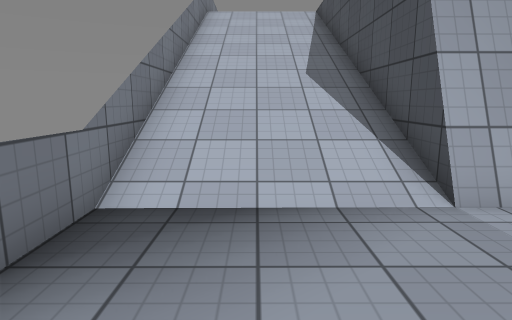
view 1 (above)

18 first-person views from a walk through a Unity game level. The camera is 1.3 m above the floor, tilts 10° down and sees 75° across. The floor is counted in squares, 1 m on a side. Each view is taken from the middle of a square. On the plan, view 1 faces up. The plan holds only what a view shows up to about 14 squares ahead; the rest is blank. The place goes on beyond the plan. The player is left out. Surface patterns are stand-ins for the level's own textures.

view 2
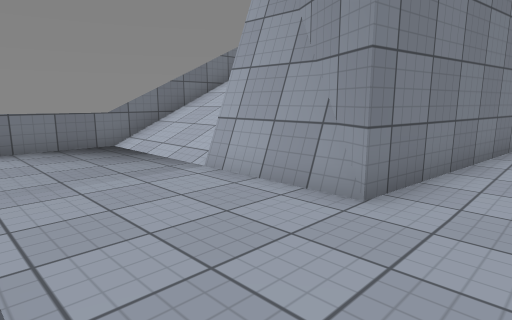

view 3
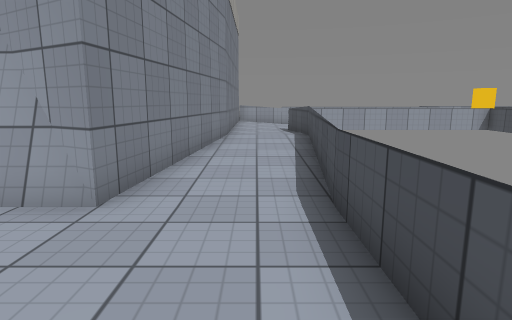

view 4
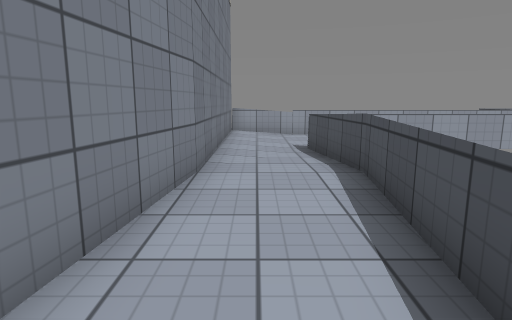

view 5
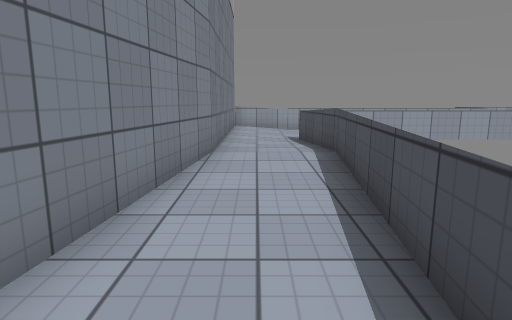

view 6
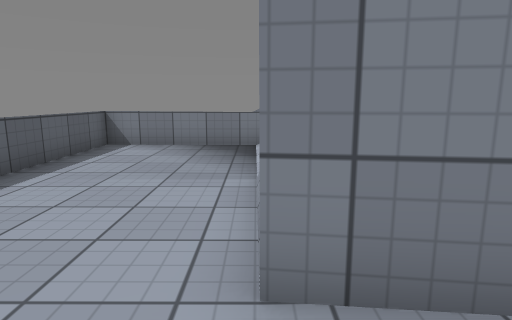

view 7
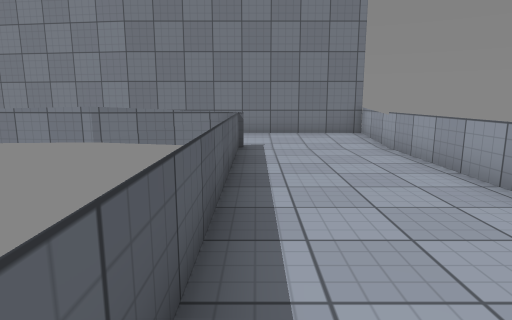

view 8
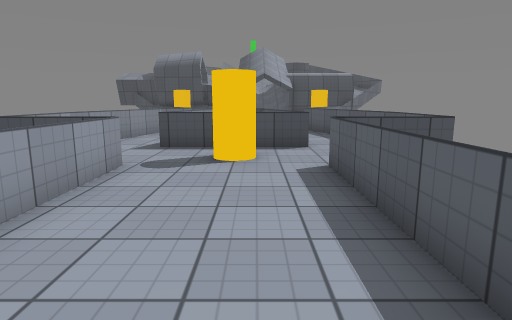

view 9
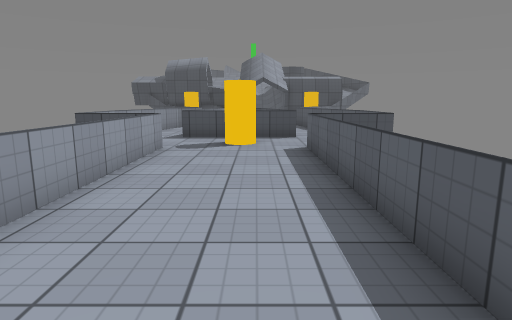

view 10
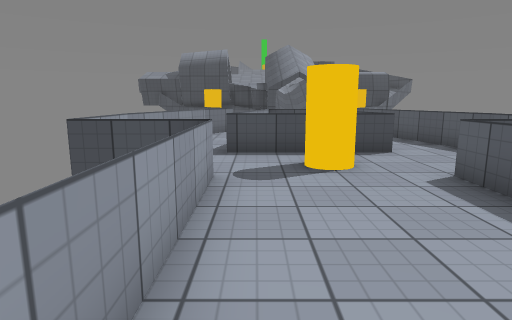

view 11
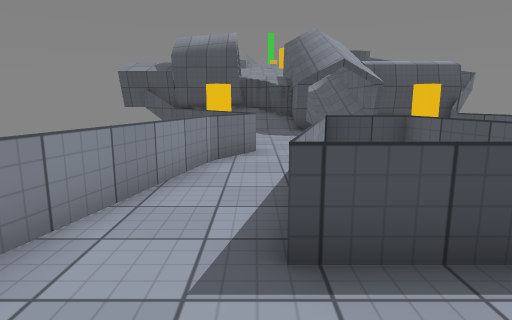

view 12
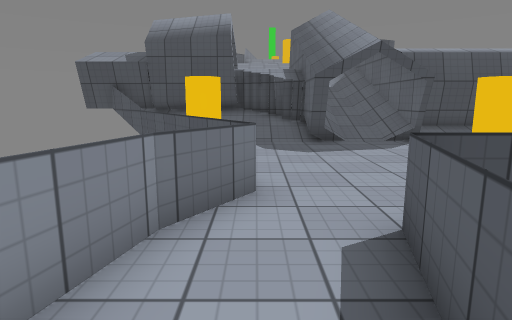

view 13
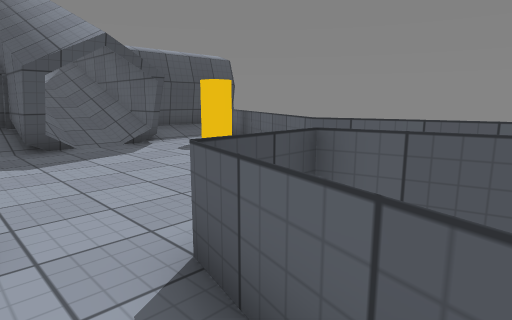

view 14
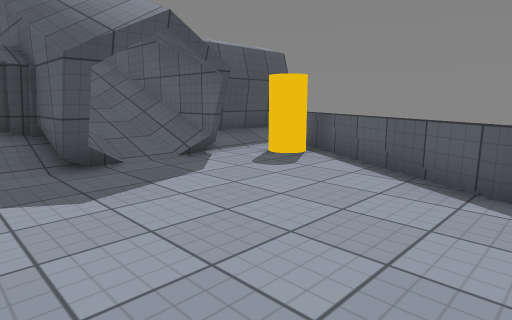

view 15
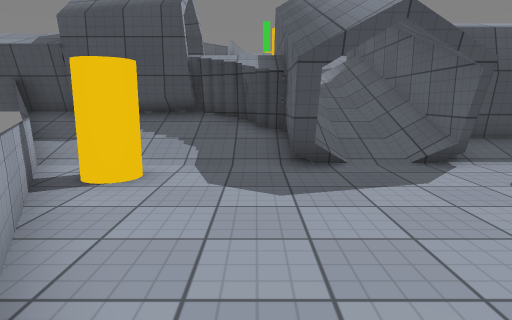

view 16
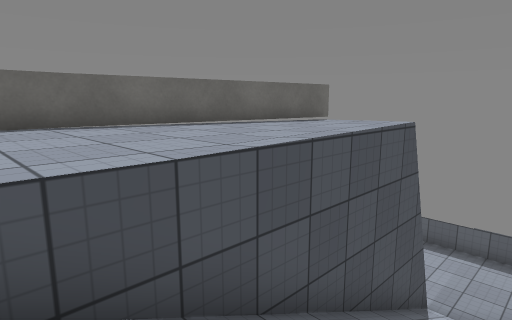

view 17
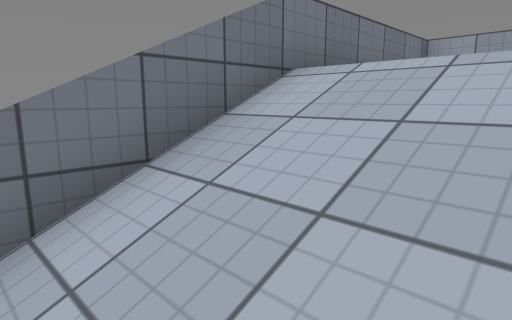

view 18
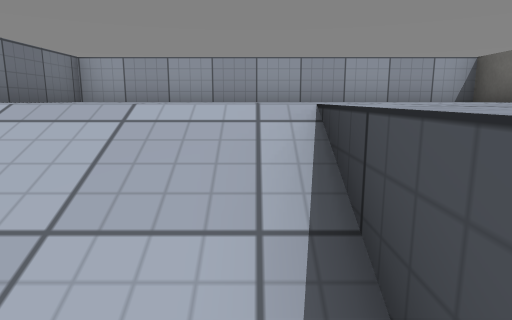

### Floor plan
Key: @ floor where view 1 was taken; # wall or solid block; x gap in a wall; . main floor; : floor 0.25 m higher than the main floor; + floor 5 m higher than the main floor; / step, stairs or slope; = window, fence, low wall or low ledge; v drop or lower ground; C cylinder.
Columns run from 2 left of view 1 to 37 right of it. Each row starts with its distance up from view 1.
 26                                       ##
 25                                     #=##
 24                                    #=/##
 23                                  ###//#/
 22                      x=====##  ##=CC//#/
 21                     #  .....=##=...C//#/
 20 #========#===========.........=.....//##
 19 =        =..............#===......../###
 18 =+++++    ...........CC.#  #=.......####
 17 =         ............C.## #=.......////
 16 =         ..............===  .......////
 15 =++++++   ..=========.......  ......####
 14 =////++   ..=       #  ....==##=.....#
 13 =////++   ..=        x====##   ##=CC.#
 12 =////++++=::=                    ###.#
 11 =////++++=::=                      #=#
 10 =////++++=..=
  9 =////++++=..=
  8 =////+++==..#
  7 =////+++=...#
  6 =/////++=..=#
  5 =////##+=..=
  4 =....##v...=
  3 =..........=
  2 =..........=
  1 =......... =
  0 =.@...... .
 -1 #======

Where each view was taken, in squares from view 1:
view 1: 0 up, 0 right, facing up
view 2: 0 up, 8 right, facing up-left
view 3: 0 up, 8 right, facing up
view 4: 6 up, 8 right, facing up
view 5: 4 up, 8 right, facing up
view 6: 4 up, 8 right, facing left
view 7: 16 up, 19 right, facing left
view 8: 17 up, 12 right, facing right
view 9: 17 up, 9 right, facing right
view 10: 19 up, 13 right, facing right
view 11: 20 up, 19 right, facing right
view 12: 20 up, 23 right, facing right
view 13: 20 up, 24 right, facing down-right
view 14: 20 up, 27 right, facing down-right
view 15: 19 up, 27 right, facing right
view 16: 13 up, 0 right, facing down-right
view 17: 11 up, 1 right, facing up-left
view 18: 12 up, 2 right, facing up
